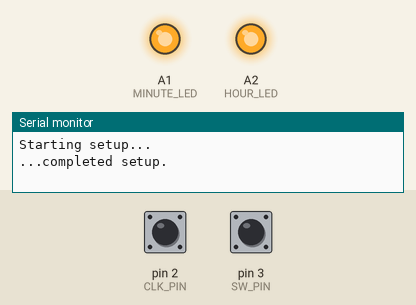
Simulated run of this sketch. Board: Arduino Uno, built with avr-gcc and run on an emulated ATmega328P. On the bench: output pins drawn as LEDs (lit = HIGH), the last lines printed to the serial monitor. The test bench sets the inputs (shaded band); at power-on: pin 3 (SW_PIN) HIGH, pin 2 (CLK_PIN) HIGH. The local clock reads 2024-03-15 10:24:30 at power-on unless the sketch sets it.

Above: at 1.2 s.
1.3 s: pin 3 (SW_PIN) pulled LOW for 0.15 s
At 2.1 s:
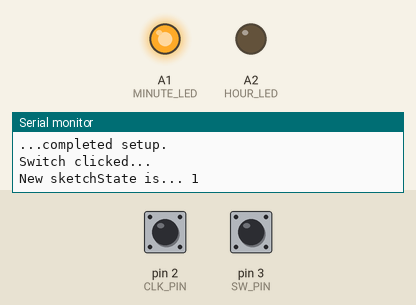
2.9 s: pin 3 (SW_PIN) pulled LOW for 1 s
At 3.4 s:
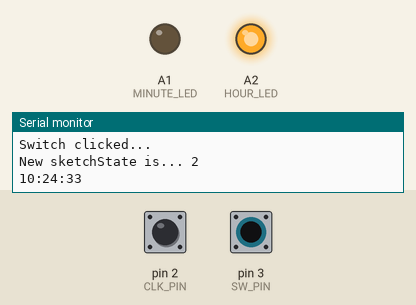
5.4 s: pin 3 (SW_PIN) pulled LOW for 0.15 s
At 6.5 s:
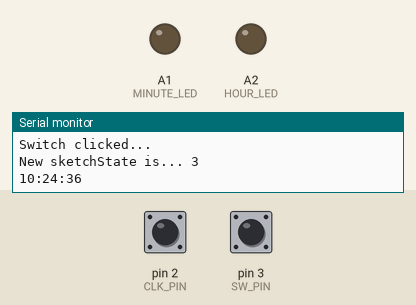
10.2 s: pin 3 (SW_PIN) pulled LOW for 3.2 s
At 11.3 s:
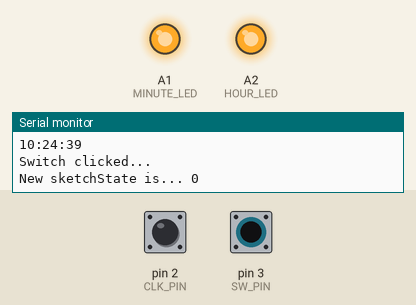
Timing chart, 0 to 13.2 s (numbered marks = the images above; inputs shaded):
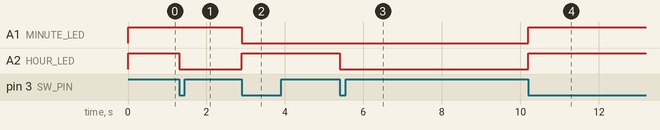

Measured:
- after the input at 1.3 s, A2 (HOUR_LED): HIGH → LOW at once
- after the input at 2.9 s, A1 (MINUTE_LED): HIGH → LOW at once; A2 (HOUR_LED): LOW → HIGH at once
- after the input at 5.4 s, A2 (HOUR_LED): HIGH → LOW at once
- after the input at 10.2 s, A1 (MINUTE_LED), A2 (HOUR_LED): LOW → HIGH at once

The sketch:

rotary_and_rtc.ino
```cpp
// Date and time functions using a DS1307 RTC connected via I2C and Wire lib

#include <DS3231.h>
#include <Wire.h>

//Define the pin connection
const int CLK_PIN = 2 ;        //CLK->D2.  We will monitor for interrupt
const int SW_PIN = 3 ;         //SW->D3.  We will monitor for interrupt
const int DT_PIN  = 4 ;        //DT->D4
const int MINUTE_LED = A1 ;
const int HOUR_LED = A2 ;


// Globals
// State engine

enum { normal = 0, edit_minutes = 1, edit_hours = 2, dark_mode = 3 } sketchState ;

// Rotary Switch
volatile int lastCLK = 0;
volatile int rotaryCount = 0 ;
volatile bool switchClicked = false ;

DS3231 realTimeClock;                 // Real time clock

void setup () {
    Serial.begin(57600);
    Serial.println("Starting setup...") ;

    // Setup RTC
    Wire.begin();

    // Set up LEDs
    pinMode(MINUTE_LED, OUTPUT);
    pinMode(HOUR_LED, OUTPUT);

    // Setup Rotary Switch
    pinMode(SW_PIN, INPUT);
    digitalWrite(SW_PIN, HIGH);
    pinMode(CLK_PIN, INPUT);
    pinMode(DT_PIN, INPUT);
    attachInterrupt(digitalPinToInterrupt(CLK_PIN), DialRotated_ISR, CHANGE);
    attachInterrupt(digitalPinToInterrupt(SW_PIN), SwitchClicked_ISR, FALLING);

    // Set initial state
    sketchState = normal ;
    digitalWrite (MINUTE_LED, HIGH);
    digitalWrite (HOUR_LED, HIGH);

    Serial.println("...completed setup.") ;
}

void loop () {

    // Check if switch was clicked
    if (switchClicked) {
      switchClicked = false ;
      sketchState = (sketchState + 1) % 4 ;

      Serial.println("Switch clicked...") ;
      Serial.print("New sketchState is... ") ;
      Serial.println(sketchState) ;

      switch (sketchState) {
        case normal :
          digitalWrite (MINUTE_LED, HIGH);
          digitalWrite (HOUR_LED, HIGH);
          break ;
        case edit_minutes :
          digitalWrite (MINUTE_LED, HIGH);
          digitalWrite (HOUR_LED, LOW);
          break ;
        case edit_hours :
          digitalWrite (MINUTE_LED, LOW);
          digitalWrite (HOUR_LED, HIGH);
          break ;
         case dark_mode :
          digitalWrite (MINUTE_LED, LOW);
          digitalWrite (HOUR_LED, LOW);
          break ;
      }
    }


    // Every 3 seconds
    // - Check clock
    // - Check if switch was rotated to adjust time
    static long int lastTimeRan = 0 ;
    if ((millis() - lastTimeRan) > 3000) {
      lastTimeRan = millis() ;

      // Printing Time
      bool hour12, pmTime ;
      Serial.print(realTimeClock.getHour(hour12, pmTime), DEC);
      Serial.print(':');
      Serial.print(realTimeClock.getMinute(), DEC);
      Serial.print(':');
      Serial.print(realTimeClock.getSecond(), DEC);
      Serial.println();

      // If the switch has been rotated since the last check-in
      // Adjust minutes
      if (rotaryCount |= 0) {
        int newMinutes = realTimeClock.getMinute() + rotaryCount ;
        newMinutes = max ( min(newMinutes, 59), 0) ;

        Serial.print("Adding " ) ;
        Serial.print(rotaryCount) ;
        Serial.print(" minutes to set new minutes to ") ;
        Serial.println(newMinutes) ;

        realTimeClock.setMinute(newMinutes) ;
        realTimeClock.setSecond(0) ;            // Always set seconds to zero when adjusting minutes
        rotaryCount = 0 ;
      }
    }
}

//The interrupt handlers
void DialRotated_ISR()
{
  int clkValue = digitalRead(CLK_PIN) ;       //Read the CLK pin level
  int dtValue = digitalRead(DT_PIN) ;         //Read the DT pin level
  if (lastCLK != clkValue)    {
    lastCLK = clkValue;
    if (lastCLK % 2)                        // Increment count every 2 clicks
      rotaryCount += (clkValue != dtValue ? 1 : -1) ;  //CLK and inconsistent DT + 1, otherwise - 1
  }
}

void SwitchClicked_ISR()
{
  static long timeLastClick = 0 ;

  if ( millis() - timeLastClick > 500 ) {
    switchClicked = true ;
    timeLastClick = millis() ;
  }
}
```
